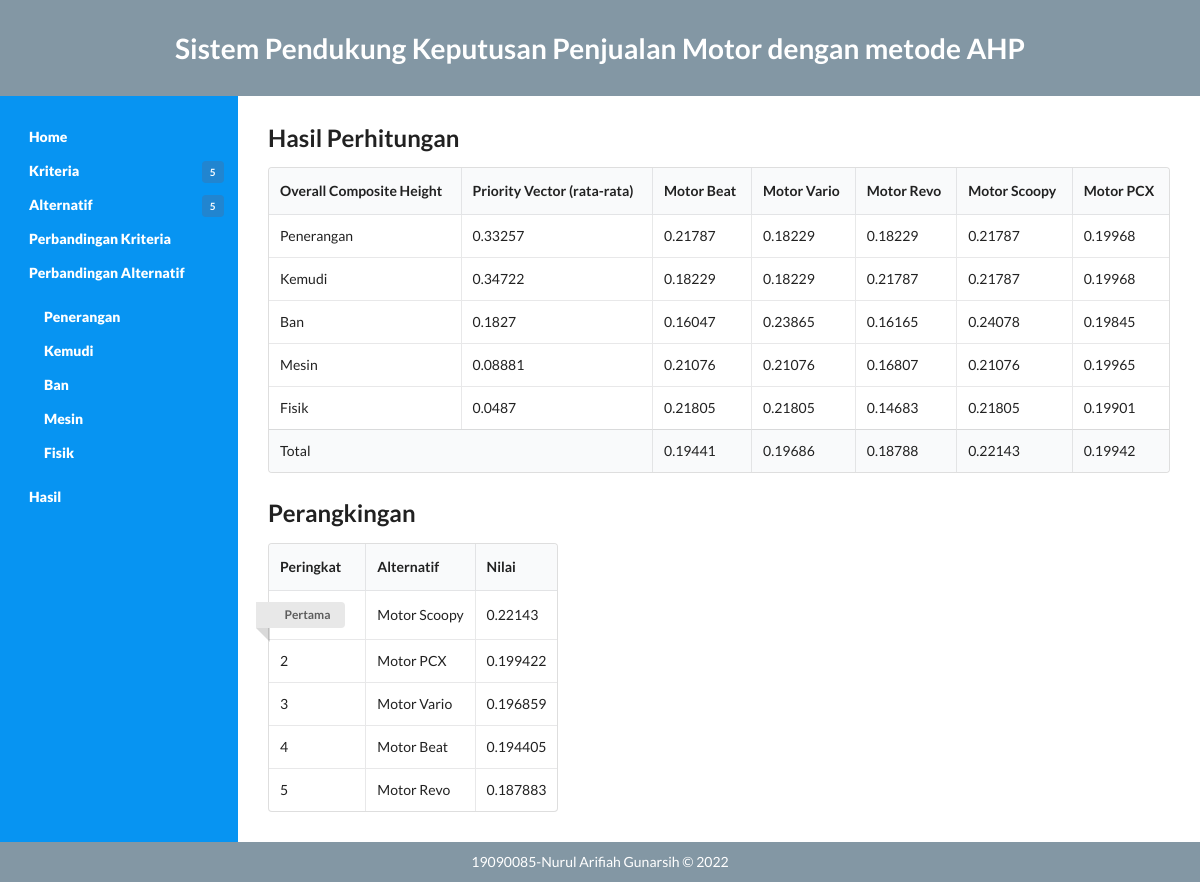
Screenshot of /hasil.php with the database file from the repository.
### tables this page shows
CREATE TABLE `pv_kriteria` (
  `id_kriteria` int(11) NOT NULL,
  `nilai` float NOT NULL
);

CREATE TABLE `pv_alternatif` (
  `id` int(11) NOT NULL,
  `id_alternatif` int(11) NOT NULL,
  `id_kriteria` int(11) NOT NULL,
  `nilai` float NOT NULL
);

CREATE TABLE `alternatif` (
  `id` int(11) NOT NULL,
  `nama` varchar(20) NOT NULL
);

CREATE TABLE `ranking` (
  `id_alternatif` int(11) NOT NULL,
  `nilai` float NOT NULL
);

### config.php (called while the page is built, shortened)
<?php
	$database = 'ahp';
?>

### fungsi.php (called while the page is built, shortened)
<?php
function getKriteriaID($no_urut) {
	include('config.php');
	$query  = "SELECT id FROM kriteria ORDER BY id";
	$result = mysqli_query($koneksi, $query);
	while ($row = mysqli_fetch_array($result)) {
		$listID[] = $row['id'];
	}
	return $listID[($no_urut)];
}
function getAlternatifID($no_urut) {
	include('config.php');
	$query  = "SELECT id FROM alternatif ORDER BY id";
	$result = mysqli_query($koneksi, $query);
	while ($row = mysqli_fetch_array($result)) {
		$listID[] = $row['id'];
	}
	return $listID[($no_urut)];
}
function getKriteriaNama($no_urut) {
	include('config.php');
	$query  = "SELECT nama FROM kriteria ORDER BY id";
	$result = mysqli_query($koneksi, $query);
	while ($row = mysqli_fetch_array($result)) {
		$nama[] = $row['nama'];
	}
	return $nama[($no_urut)];
}
function getAlternatifNama($no_urut) {
	include('config.php');
	$query  = "SELECT nama FROM alternatif ORDER BY id";
	$result = mysqli_query($koneksi, $query);
	while ($row = mysqli_fetch_array($result)) {
		$nama[] = $row['nama'];
	}
	return $nama[($no_urut)];
}
function getAlternatifPV($id_alternatif,$id_kriteria) {
	include('config.php');
	$query = "SELECT nilai FROM pv_alternatif WHERE id_alternatif=$id_alternatif AND id_kriteria=$id_kriteria";
	$result = mysqli_query($koneksi, $query);
	while ($row = mysqli_fetch_array($result)) {
		$pv = $row['nilai'];
	}
	return $pv;
}
function getKriteriaPV($id_kriteria) {
	include('config.php');
	$query = "SELECT nilai FROM pv_kriteria WHERE id_kriteria=$id_kriteria";
	$result = mysqli_query($koneksi, $query);
	while ($row = mysqli_fetch_array($result)) {
		$pv = $row['nilai'];
	}
	return $pv;
}
function getJumlahAlternatif() {
	include('config.php');
	$query  = "SELECT count(*) FROM alternatif";
	$result = mysqli_query($koneksi, $query);
	while ($row = mysqli_fetch_array($result)) {
		$jmlData = $row[0];
	}
	return $jmlData;
}
function getJumlahKriteria() {
	include('config.php');
	$query  = "SELECT count(*) FROM kriteria";
	$result = mysqli_query($koneksi, $query);
	while ($row = mysqli_fetch_array($result)) {
		$jmlData = $row[0];
	}
	return $jmlData;
}
	?>

### hasil.php (the view, shortened to what this page needs)
<?php
include('config.php');
include('fungsi.php');
$jmlKriteria 	= getJumlahKriteria();
$jmlAlternatif	= getJumlahAlternatif();
$nilai			= array();
for ($x=0; $x <= ($jmlAlternatif-1); $x++) {
	$nilai[$x] = 0;
	for ($y=0; $y <= ($jmlKriteria-1); $y++) {
		$id_alternatif 	= getAlternatifID($x);
		$id_kriteria	= getKriteriaID($y);
		$pv_alternatif	= getAlternatifPV($id_alternatif,$id_kriteria);
		$pv_kriteria	= getKriteriaPV($id_kriteria);
		$nilai[$x]	 	+= ($pv_alternatif * $pv_kriteria);
	}
}
include('header.php');
?>
<section class="content">
	<h2 class="ui header">Hasil Perhitungan</h2>
	<table class="ui celled table">
		<thead>
		<tr>
			<th>Overall Composite Height</th>
			<th>Priority Vector (rata-rata)</th>
			<?php
			for ($i=0; $i <= (getJumlahAlternatif()-1); $i++) {
				echo "<th>".getAlternatifNama($i)."</th>\n";
			}
			?>
		</tr>
		</thead>
		<tbody>
		<?php
			for ($x=0; $x <= (getJumlahKriteria()-1) ; $x++) {
				echo "<tr>";
				echo "<td>".getKriteriaNama($x)."</td>";
				echo "<td>".round(getKriteriaPV(getKriteriaID($x)),5)."</td>";
				for ($y=0; $y <= (getJumlahAlternatif()-1); $y++) {
					echo "<td>".round(getAlternatifPV(getAlternatifID($y),getKriteriaID($x)),5)."</td>";
				}
				echo "</tr>";
			}
		?>
		</tbody>
		<tfoot>
		<tr>
			<th colspan="2">Total</th>
			<?php
			for ($i=0; $i <= ($jmlAlternatif-1); $i++) {
				echo "<th>".round($nilai[$i],5)."</th>";
			}
			?>
		</tr>
		</tfoot>
	</table>
	<h2 class="ui header">Perangkingan</h2>
	<table class="ui celled collapsing table">
		<thead>
			<tr>
				<th>Peringkat</th>
				<th>Alternatif</th>
				<th>Nilai</th>
			</tr>
		</thead>
		<tbody>
			<?php
				$query  = "SELECT id,nama,id_alternatif,nilai FROM alternatif,ranking WHERE alternatif.id = ranking.id_alternatif ORDER BY nilai DESC";
				$result = mysqli_query($koneksi, $query);
				$i = 0;
				while ($row = mysqli_fetch_array($result)) {
					$i++;
				?>
				<tr>
					<?php if ($i == 1) {
						echo "<td><div class=\"ui ribbon label\">Pertama</div></td>";
					} else {
						echo "<td>".$i."</td>";
					}
					?>
					<td><?php echo $row['nama'] ?></td>
					<td><?php echo $row['nilai'] ?></td>
				</tr>
				<?php
				}
			?>
		</tbody>
	</table>
</section>
<?php include('footer.php'); ?>

### header.php (shortened to what this page needs)
<!DOCTYPE html>
<html>
<head>
	<link rel="stylesheet" type="text/css" href="css/style.css">
	<link rel="stylesheet" type="text/css" href="semantic/dist/semantic.min.css">
</head>
<body>
<header>
	<h1>Sistem Pendukung Keputusan Penjualan Motor dengan metode AHP</h1>
</header>
<div class="wrapper">
	<nav id="navigation" role="navigation">
		<ul>
			<li><a class="item" href="index.php">Home</a></li>
			<li>
				<a class="item" href="kriteria.php">Kriteria
					<div class="ui blue tiny label" style="float: right;"><?php echo getJumlahKriteria(); ?></div>
				</a>
			</li>
			<li>
				<a class="item" href="alternatif.php">Alternatif
					<div class="ui blue tiny label" style="float: right;"><?php echo getJumlahAlternatif(); ?></div>
				</a>
			</li>
			<li><a class="item" href="bobot_kriteria.php">Perbandingan Kriteria</a></li>
			<li><a class="item" href="bobot.php?c=1">Perbandingan Alternatif</a></li>
				<ul>
					<?php
						if (getJumlahKriteria() > 0) {
							for ($i=0; $i <= (getJumlahKriteria()-1); $i++) {
								echo "<li><a class='item' href='bobot.php?c=".($i+1)."'>".getKriteriaNama($i)."</a></li>";
							}
						}
					?>
				</ul>
			<li><a class="item" href="hasil.php">Hasil</a></li>
		</ul>
	</nav>

### footer.php (shortened to what this page needs)
</div>
<footer>
	<p>19090085-Nurul Arifiah Gunarsih &copy; <?php echo date("Y"); ?></p>
</footer>
</body>
</html>

### css/style.css (style rules this page uses)
html { display: -webkit-box;display: -ms-flexbox;display: flex; -webkit-box-orient: vertical; -webkit-box-direction: normal; -ms-flex-direction: column; flex-direction: column; }
body { display: -webkit-box; display: -ms-flexbox; display: flex; -webkit-box-orient: vertical; -webkit-box-direction: normal; -ms-flex-direction: column; flex-direction: column; min-height: 100vh; }
.wrapper { display: block; -webkit-box-flex: 1; -ms-flex: 1 1 auto; flex: 1 1 auto; display: -webkit-box; display: -ms-flexbox; display: flex; -webkit-box-orient: horizontal; -webkit-box-direction: normal; -ms-flex-direction: row; flex-direction: row; }
nav { width: 17em; }
.content { display: block; -webkit-box-flex: 1; -ms-flex: 1; flex: 1; }
body { margin: 0; background: #fff; }
header, nav, section, footer { padding: 10px 30px; margin: 0; color: #fff; }
header { background:#8397A4; text-align: center; padding: 30px; }
nav { background:#0794f2; padding: 0; }
nav a { display: block; font-weight: 900; padding: .5em 1em; color: #fff; text-decoration: none; }
ul { list-style-type: none; padding: 10px 0 10px 15px; }
section { background: white; color: black; padding: 30px; }
footer { background:#8397A4; text-align: center; }

### rows the page displays
pv_kriteria: nilai "0.33257"
pv_alternatif: nilai "0.21787"
pv_alternatif: nilai "0.18229"
pv_alternatif: nilai "0.18229"
pv_alternatif: nilai "0.21787"
pv_alternatif: nilai "0.19968"
pv_kriteria: nilai "0.34722"
pv_alternatif: nilai "0.18229"
pv_alternatif: nilai "0.18229"
pv_alternatif: nilai "0.21787"
pv_alternatif: nilai "0.21787"
pv_alternatif: nilai "0.19968"
pv_kriteria: nilai "0.1827"
pv_alternatif: nilai "0.16047"
pv_alternatif: nilai "0.23865"
pv_alternatif: nilai "0.16165"
pv_alternatif: nilai "0.24078"
pv_alternatif: nilai "0.19845"
pv_kriteria: nilai "0.08881"
pv_alternatif: nilai "0.21076"
pv_alternatif: nilai "0.21076"
pv_alternatif: nilai "0.16807"
pv_alternatif: nilai "0.21076"
pv_alternatif: nilai "0.19965"
pv_kriteria: nilai "0.0487"
pv_alternatif: nilai "0.21805"
pv_alternatif: nilai "0.21805"
pv_alternatif: nilai "0.14683"
pv_alternatif: nilai "0.21805"
pv_alternatif: nilai "0.19901"
alternatif: shows "Pertama", nama "Motor Scoopy", ranking.nilai "0.22143"
alternatif: nama "Motor PCX", ranking.nilai "0.199422"
alternatif: nama "Motor Vario", ranking.nilai "0.196859"
alternatif: nama "Motor Beat", ranking.nilai "0.194405"
alternatif: nama "Motor Revo", ranking.nilai "0.187883"

### other values shown
getJumlahKriteria() "5"
getJumlahAlternatif() "5"
getKriteriaNama($i) "Penerangan"
getKriteriaNama($i) "Kemudi"
getKriteriaNama($i) "Ban"
getKriteriaNama($i) "Mesin"
getKriteriaNama($i) "Fisik"
getAlternatifNama($i) "Motor Beat"
getAlternatifNama($i) "Motor Vario"
getAlternatifNama($i) "Motor Revo"
getAlternatifNama($i) "Motor Scoopy"
getAlternatifNama($i) "Motor PCX"
getKriteriaNama($x) "Penerangan"
getKriteriaNama($x) "Kemudi"
getKriteriaNama($x) "Ban"
